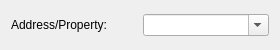
<?xml version="1.0" encoding="UTF-8"?>
<ui version="4.0">
 <class>TinePropSourceWidget</class>
 <widget class="QWidget" name="TinePropSourceWidget">
  <property name="geometry">
   <rect>
    <x>0</x>
    <y>0</y>
    <width>280</width>
    <height>50</height>
   </rect>
  </property>
  <property name="windowTitle">
   <string>Form</string>
  </property>
  <layout class="QGridLayout" name="gridLayout_2">
   <item row="0" column="0">
    <layout class="QGridLayout" name="gridLayout">
     <item row="0" column="0">
      <widget class="QLabel" name="tinepropLabel">
       <property name="toolTip">
        <string>&lt;html&gt;&lt;head/&gt;&lt;body&gt;&lt;p&gt;tine address/property , e.g. /HASYLAB/P04/CAMERA/FRAME&lt;/p&gt;&lt;/body&gt;&lt;/html&gt;</string>
       </property>
       <property name="text">
        <string>Address/Property:</string>
       </property>
       <property name="buddy">
        <cstring>tinepropComboBox</cstring>
       </property>
      </widget>
     </item>
     <item row="0" column="1">
      <widget class="QComboBox" name="tinepropComboBox">
       <property name="toolTip">
        <string>&lt;html&gt;&lt;head/&gt;&lt;body&gt;&lt;p&gt;tine address/property , e.g. /HASYLAB/P04/CAMERA/FRAME&lt;/p&gt;&lt;/body&gt;&lt;/html&gt;</string>
       </property>
       <property name="editable">
        <bool>true</bool>
       </property>
      </widget>
     </item>
    </layout>
   </item>
  </layout>
 </widget>
 <resources/>
 <connections/>
</ui>
